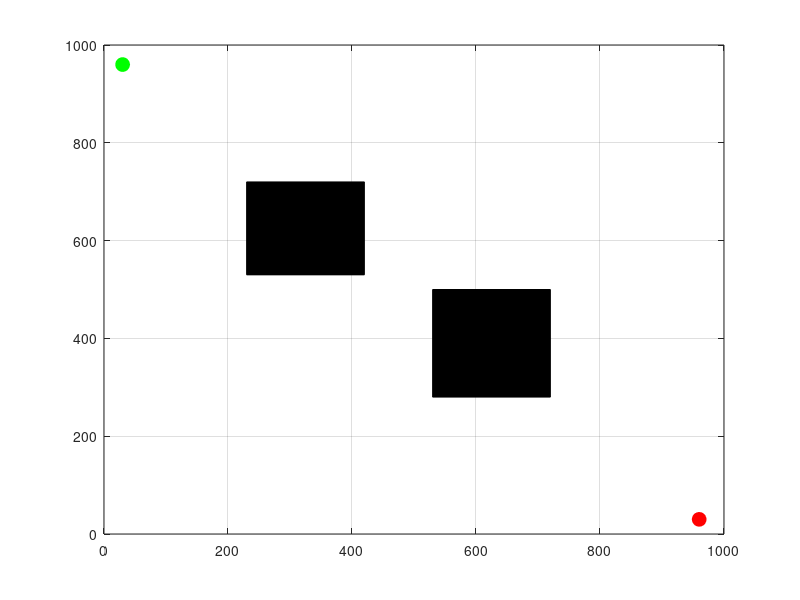

This figure's MATLAB source: (Note: this script raises an error after producing the figure.)
clear;
clc;
x_max = 1000; 
y_max = 1000; 
start_pose = [30, 960]; 
goal_pose = [960, 30];  
step = 30;            
r = step;               
numNodes = 10000;       
neighbor_radius = 50;   
K_att = 0.22;  
K_rep = 500;    
d_0 = 50;       
obstacle_list = [
    250, 550, 150, 150;  
    550, 300, 150, 180;
];
or = 20; 
obstacles = zeros(size(obstacle_list)); 
for i = 1:size(obstacle_list, 1)
    obstacles(i, :) = [obstacle_list(i, 1)-or, obstacle_list(i, 2)-or, ...
                       obstacle_list(i, 3)+2*or, obstacle_list(i, 4)+2*or];
end
figure;
hold on;
axis([0 x_max 0 y_max]);
axis on;
box on;
grid on;
for i = 1:size(obstacle_list, 1)
    rectangle('Position', obstacles(i, :), 'FaceColor', [0 0 0]);
end
plot(start_pose(1), start_pose(2), 'go', 'MarkerFaceColor', 'g', 'MarkerSize', 10);
plot(goal_pose(1), goal_pose(2), 'ro', 'MarkerFaceColor', 'r', 'MarkerSize', 10);
tree1.nodes = start_pose; 
tree1.parent = -1;        
tree1.cost = 0;           
tree2.nodes = goal_pose;  
tree2.parent = -1;        
tree2.cost = 0;           
goal_reached = false; 
counter = 1;
M = struct('cdata', [], 'colormap', []);
for k = 1:numNodes
    rand_point = [rand() * x_max, rand() * y_max];
    rand_point = applyArtificialPotentialField(rand_point, goal_pose, obstacles, K_att, K_rep, d_0);
    [nearest_node1, nearest_idx1] = findNearestNode(tree1.nodes, rand_point);
    new_point1 = extend(nearest_node1, rand_point, r);
    if ~isCollision(new_point1, nearest_node1, obstacles)
        tree1.nodes = [tree1.nodes; new_point1];
        tree1.parent = [tree1.parent; nearest_idx1];
        tree1.cost = [tree1.cost; tree1.cost(nearest_idx1) + norm(new_point1 - nearest_node1)];
        line([nearest_node1(1), new_point1(1)], [nearest_node1(2), new_point1(2)], ...
            'Color', 'm', 'LineWidth', 1);
        M(counter) = getframe;
        counter = counter + 1;
        [nearest_node2, nearest_idx2] = findNearestNode(tree2.nodes, new_point1);
        if ~isPathCollision(new_point1, nearest_node2, obstacles)
            tree2.nodes = [tree2.nodes; nearest_node2];
            tree2.parent = [tree2.parent; nearest_idx2];
            goal_reached = true;
            break;
        end
    end
    [nearest_node2, nearest_idx2] = findNearestNode(tree2.nodes, rand_point);
    new_point2 = extend(nearest_node2, rand_point, r);
    if ~isCollision(new_point2, nearest_node2, obstacles)
        tree2.nodes = [tree2.nodes; new_point2];
        tree2.parent = [tree2.parent; nearest_idx2];
        tree2.cost = [tree2.cost; tree2.cost(nearest_idx2) + norm(new_point2 - nearest_node2)];
        line([nearest_node2(1), new_point2(1)], [nearest_node2(2), new_point2(2)], ...
            'Color', 'c', 'LineWidth', 1);
        M(counter) = getframe;
        counter = counter + 1;
        [nearest_node1, nearest_idx1] = findNearestNode(tree1.nodes, new_point2);
        if ~isPathCollision(new_point2, nearest_node1, obstacles)
            tree1.nodes = [tree1.nodes; nearest_node1];
            tree1.parent = [tree1.parent; nearest_idx1];
            goal_reached = true;
            break;
        end
    end
end
found_connection = false;
for i = 1:size(tree1.nodes, 1)
    for j = 1:size(tree2.nodes, 1)
        if ~isPathCollision(tree1.nodes(i, :), tree2.nodes(j, :), obstacles)
            connect_idx1 = i;
            connect_idx2 = j;
            found_connection = true;
            break;
        end
    end
    if found_connection
        break;
    end
end
function [nearest_node, nearest_idx] = findNearestNode(nodes, point)
    distances = vecnorm(nodes - point, 2, 2);
    [~, nearest_idx] = min(distances);
    nearest_node = nodes(nearest_idx, :);
end
function new_point = extend(nearest_node, rand_point, step_size)
    direction = rand_point - nearest_node;
    direction = direction / norm(direction);
    new_point = nearest_node + direction * step_size;
end
function collision = isCollision(new_point, nearest_node, obstacles)
    collision = isPathCollision(nearest_node, new_point, obstacles);
end
function collision = isPathCollision(point1, point2, obstacles)
    collision = false;
    for i = 1:size(obstacles, 1)
        obs_x = obstacles(i, 1);
        obs_y = obstacles(i, 2);
        obs_width = obstacles(i, 3);
        obs_height = obstacles(i, 4);
        if checkLineRect(point1, point2, obs_x, obs_y, obs_width, obs_height)
            collision = true;
            break;
        end
    end
end
function collision = checkLineRect(p1, p2, rx, ry, rw, rh)
    collision = false;
    edges = [
        rx, ry, rx + rw, ry;
        rx, ry, rx, ry + rh;
        rx + rw, ry, rx + rw, ry + rh;
        rx, ry + rh, rx + rw, ry + rh;
    ];
    for i = 1:size(edges, 1)
        if lineIntersect(p1, p2, edges(i, 1:2), edges(i, 3:4))
            collision = true;
            return;
        end
    end
end
function intersect = lineIntersect(p1, p2, q1, q2)
    intersect = false;
    u = p2 - p1;
    v = q2 - q1;
    w = p1 - q1;
    A = [-u; v]';
    B = w';
    if rank(A) < 2
        return;
    end
    t_s = A \ B;
    t = t_s(1);
    s = t_s(2);
    if t >= 0 && t <= 1 && s >= 0 && s <= 1
        intersect = true;
    end
end
function path = backtracePath(nodes, parent, idx)
    path = [];
    while idx > 0
        path = [path; nodes(idx, :)];
        idx = parent(idx);
    end
end
